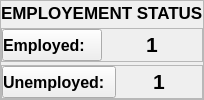
              <widget class="QFrame" name="frame_12">
               <property name="maximumSize">
                <size>
                 <width>16777215</width>
                 <height>111</height>
                </size>
               </property>
               <property name="frameShape">
                <enum>QFrame::StyledPanel</enum>
               </property>
               <property name="frameShadow">
                <enum>QFrame::Raised</enum>
               </property>
               <layout class="QVBoxLayout" name="verticalLayout_9">
                <property name="spacing">
                 <number>3</number>
                </property>
                <property name="leftMargin">
                 <number>0</number>
                </property>
                <property name="topMargin">
                 <number>0</number>
                </property>
                <property name="rightMargin">
                 <number>0</number>
                </property>
                <property name="bottomMargin">
                 <number>0</number>
                </property>
                <item>
                 <widget class="QLabel" name="label_13">
                  <property name="font">
                   <font>
                    <pointsize>13</pointsize>
                    <bold>true</bold>
                   </font>
                  </property>
                  <property name="text">
                   <string>EMPLOYEMENT STATUS</string>
                  </property>
                 </widget>
                </item>
                <item>
                 <widget class="QFrame" name="frame_21">
                  <property name="frameShape">
                   <enum>QFrame::StyledPanel</enum>
                  </property>
                  <property name="frameShadow">
                   <enum>QFrame::Raised</enum>
                  </property>
                  <layout class="QHBoxLayout" name="horizontalLayout_15">
                   <property name="spacing">
                    <number>0</number>
                   </property>
                   <property name="leftMargin">
                    <number>0</number>
                   </property>
                   <property name="topMargin">
                    <number>0</number>
                   </property>
                   <property name="rightMargin">
                    <number>0</number>
                   </property>
                   <property name="bottomMargin">
                    <number>0</number>
                   </property>
                   <item>
                    <widget class="QPushButton" name="pushButton_10">
                     <property name="minimumSize">
                      <size>
                       <width>90</width>
                       <height>32</height>
                      </size>
                     </property>
                     <property name="maximumSize">
                      <size>
                       <width>130</width>
                       <height>16777215</height>
                      </size>
                     </property>
                     <property name="font">
                      <font>
                       <pointsize>12</pointsize>
                       <bold>true</bold>
                      </font>
                     </property>
                     <property name="styleSheet">
                      <string notr="true">text-align: left;</string>
                     </property>
                     <property name="text">
                      <string>Employed: </string>
                     </property>
                     <property name="icon">
                      <iconset>
                       <normaloff>../../../../.designer/images&amp;icon/employed.png</normaloff>../../../../.designer/images&amp;icon/employed.png</iconset>
                     </property>
                     <property name="iconSize">
                      <size>
                       <width>30</width>
                       <height>30</height>
                      </size>
                     </property>
                    </widget>
                   </item>
                   <item>
                    <widget class="QLabel" name="employed_display">
                     <property name="font">
                      <font>
                       <pointsize>20</pointsize>
                       <bold>true</bold>
                      </font>
                     </property>
                     <property name="text">
                      <string>&lt;html&gt;&lt;head/&gt;&lt;body&gt;&lt;p align=&quot;center&quot;&gt;&lt;span style=&quot; font-size:16pt;&quot;&gt;1&lt;/span&gt;&lt;/p&gt;&lt;/body&gt;&lt;/html&gt;</string>
                     </property>
                    </widget>
                   </item>
                  </layout>
                 </widget>
                </item>
                <item>
                 <widget class="QFrame" name="frame_20">
                  <property name="frameShape">
                   <enum>QFrame::StyledPanel</enum>
                  </property>
                  <property name="frameShadow">
                   <enum>QFrame::Raised</enum>
                  </property>
                  <layout class="QHBoxLayout" name="horizontalLayout_14">
                   <property name="spacing">
                    <number>0</number>
                   </property>
                   <property name="leftMargin">
                    <number>0</number>
                   </property>
                   <property name="topMargin">
                    <number>0</number>
                   </property>
                   <property name="rightMargin">
                    <number>0</number>
                   </property>
                   <property name="bottomMargin">
                    <number>0</number>
                   </property>
                   <item>
                    <widget class="QPushButton" name="pushButton_9">
                     <property name="minimumSize">
                      <size>
                       <width>90</width>
                       <height>32</height>
                      </size>
                     </property>
                     <property name="maximumSize">
                      <size>
                       <width>150</width>
                       <height>16777215</height>
                      </size>
                     </property>
                     <property name="font">
                      <font>
                       <pointsize>12</pointsize>
                       <bold>true</bold>
                      </font>
                     </property>
                     <property name="styleSheet">
                      <string notr="true">text-align: left;</string>
                     </property>
                     <property name="text">
                      <string>Unemployed: </string>
                     </property>
                     <property name="icon">
                      <iconset>
                       <normaloff>../../../../.designer/images&amp;icon/unemployment.png</normaloff>../../../../.designer/images&amp;icon/unemployment.png</iconset>
                     </property>
                     <property name="iconSize">
                      <size>
                       <width>30</width>
                       <height>30</height>
                      </size>
                     </property>
                    </widget>
                   </item>
                   <item>
                    <widget class="QLabel" name="unemployed_display">
                     <property name="font">
                      <font>
                       <pointsize>20</pointsize>
                       <bold>true</bold>
                      </font>
                     </property>
                     <property name="text">
                      <string>&lt;html&gt;&lt;head/&gt;&lt;body&gt;&lt;p align=&quot;center&quot;&gt;&lt;span style=&quot; font-size:16pt;&quot;&gt;1&lt;/span&gt;&lt;/p&gt;&lt;/body&gt;&lt;/html&gt;</string>
                     </property>
                    </widget>
                   </item>
                  </layout>
                 </widget>
                </item>
               </layout>
              </widget>
